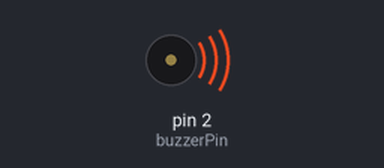
Simulated run of this sketch. Board: Arduino Uno, built with avr-gcc and run on an emulated ATmega328P. Shown: buzzer (waves = sounding).

Above: at 0.1 s.
Timing chart, 0 to 1.6 s (numbered marks = the images above):
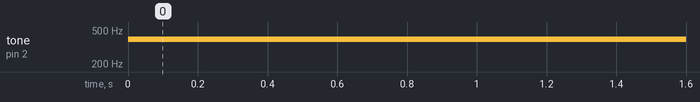

Measured:
- by itself, tone on pin 2 (buzzerPin): silent → 391 Hz at 0.00 s

The sketch:

arduino_buzzer_song.ino
```cpp
const int c = 261;
const int d = 294;
const int e = 329;
const int f = 349;
const int g = 391;
const int gS = 415;
const int a = 440;
const int aS = 455;
const int b = 466;
const int cH = 523;
const int cSH = 554;
const int dH = 587;
const int dSH = 622;
const int eH = 659;
const int fH = 698;
const int fSH = 740;
const int gH = 784;
const int gSH = 830;
const int aH = 880;

const int buzzerPin = 2;


int counter = 0;

void setup()
{
 //Setup pin modes
 pinMode(buzzerPin, OUTPUT);
}

void loop()
{
 beep(g,200);
}

void beep(int note, int duration)
{
 //Play tone on buzzerPin
 tone(buzzerPin, note, duration);

}
```
